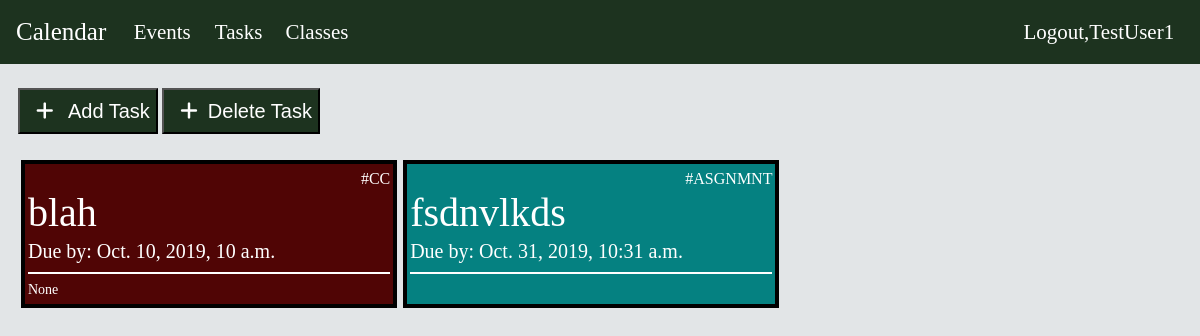
The app's page /tasks/ (signed in) with its own data.
### Tasks/models.py (models this page shows, shortened)
class CodingChallenge(models.Model):
    user = models.ForeignKey(User, on_delete=models.SET_NULL, null=True, blank=True)
    company = models.CharField(max_length=50)
    due_by = models.DateTimeField()
    completed_status = models.BooleanField(default=False)
    notes = models.TextField(null=True, blank=True)

class Assignment(models.Model):
    user = models.ForeignKey(User, on_delete=models.SET_NULL, null=True, blank=True)
    name = models.CharField(max_length=100)
    course = models.OneToOneField(Course, on_delete= models.PROTECT, blank=True,null=True)
    due_by = models.DateTimeField()
    notes = models.TextField(blank=True,null=True)

### Tasks/views.py (the view, shortened to what this page needs)
# urls.py: path('', views.taskView.as_view(), name='task')
class taskView(TemplateView):
    model = CodingChallenge
    template_name = "tasks/tasks.html"
    AddAssignmentForm = AddAssignmentForm
    AddCodingChallengeForm = AddCodingChallengeForm
    def get_context_data(self, **kwargs):
        now = timezone.now()
        context = super().get_context_data(**kwargs)
        context["tasks"] = []
        if self.request.user.id == None:
            for i in CodingChallenge.objects.filter(user__id=1):
                context["tasks"].append(tasks(model=i,color="rgb(80, 5, 5)"))
            for i in Assignment.objects.filter(user__id=1):
                context["tasks"].append(tasks(model=i,color="rgb(5, 129, 129)"))
            for i in Exam.objects.filter(user__id=1):
                context["tasks"].append(tasks(model=i,color="green"))
            for i in Other.objects.filter(user__id=1):
                context["tasks"].append(tasks(model=i,color="red"))
        else:
            for i in CodingChallenge.objects.filter(user__id=self.request.user.id):
                if now > i.due_by + timedelta(days=30): i.delete()
                context["tasks"].append(tasks(model=i,color="rgb(80, 5, 5)"))
            for i in Assignment.objects.filter(user__id=self.request.user.id):
                if now > i.due_by + timedelta(days=30): i.delete()
                context["tasks"].append(tasks(model=i,color="rgb(5, 129, 129)"))
            for i in Exam.objects.filter(user__id=self.request.user.id):
                if now > i.start_time  + timedelta(days=30): i.delete()
                context["tasks"].append(tasks(model=i,color="green"))
            for i in Other.objects.filter(user__id=self.request.user.id):
                if now > i.due_by + timedelta(days=30): i.delete()
                context["tasks"].append(tasks(model=i,color="red"))
        mergeSort(context["tasks"])
        return context

### Tasks/utils.py (called while the page is built)
def mergeSort(arr):
    if len(arr) >1:
        mid = len(arr)//2 #Finding the mid of the array
        L = arr[:mid] # Dividing the array elements
        R = arr[mid:] # into 2 halves
        mergeSort(L) # Sorting the first half
        mergeSort(R) # Sorting the second half
        i = j = k = 0
        while i < len(L) and j < len(R):
            if L[i].model.due_by < R[j].model.due_by:
                arr[k] = L[i]
                i+=1
            else:
                arr[k] = R[j]
                j+=1
            k+=1
        while i < len(L):
            arr[k] = L[i]
            i+=1
            k+=1
        while j < len(R):
            arr[k] = R[j]
            j+=1
            k+=1

### events/templates/tasks/tasks.html (shortened to what this page needs)
{% extends 'base.html' %}
{% load static %}
{% block content %}
<html>
    <head>
        <link rel="stylesheet" href= "{% static 'Tasks/tasks.css'%}">
    </head>
<body>
    <br>
    <button id="add" type="button" data-toggle="modal"
    data-target="#add_task" data-whatever="@getbootstrap">
    <i class="fas fa-plus"></i> Add Task </button>
    <button style="margin-left:0px;"id="add" type="button" data-toggle="modal"
    data-target="#delete_task" data-whatever="@getbootstrap">
    <i class="fas fa-plus"></i>Delete Task</button>
    <br><br>
    <div class="main-container">
        {% for item in tasks %}
            <div style="background-color: {{ item.color }} " class="task-item" id="coding-challenge">
                {% if item.color == 'rgb(80, 5, 5)' %}<h6>#CC</h6>{% endif %}
                {% if item.color == 'rgb(5, 129, 129)' %}<h6>#ASGNMNT</h6>{% endif %}
                <h1>{{item.model.company}}</h1>
                <h1>{{item.model.name}}</h1>
                <h5>Due by: {{item.model.due_by}}</h5>
                <h4><hr/>{{item.model.notes}}</h4>
            </div>
        {% endfor %}
    </div>
</body>
{% endblock %}

### templates/base.html (shortened to what this page needs)
{% load static %}
<html>
    <head>
            <link rel="stylesheet" href="https://stackpath.bootstrapcdn.com/bootstrap/4.3.1/css/bootstrap.min.css">
    </head>
<body>
        <nav class="navbar navbar-expand-lg">
            <a class="navbar-brand" href="../calendar">Calendar</a>
            <div class="collapse navbar-collapse" id="navbarSupportedContent">
                <ul class="navbar-nav mr-auto">
                    <li class="nav-item active">
                        <a class="nav-link" href="../events">Events <span class="sr-only">(current)</span></a>
                    </li>
                    <li class="nav-item active">
                        <a class="nav-link" href="../tasks">Tasks <span class="sr-only">(current)</span></a>
                    </li>
                    <li class="nav-item active">
                        <a class="nav-link" href="#">Classes<span class="sr-only">(current)</span></a>
                    </li>
                </ul>
                <ul class="navbar-nav ml-auto">
                    {% if user.is_authenticated %}
                    <li class="nav-item active">
                            <a class="nav-link" href="../logout">Logout,{{user}}<span class="sr-only">(current)</span></a>
                    </li>
                    {% else %}
                    <li class="nav-item active">
                            <a class="nav-link" href="../login">Login/Register<span class="sr-only">(current)</span></a>
                    </li>
                    {% endif %}
                </ul>
            </div>
        </nav>
        <div class="content" id="app">
        {% block content %}
        {% endblock%}
        </div>
        <br><br><br><br>
</body>
</html>

### Tasks/static/Tasks/tasks.css (style rules this page uses)
body { font-family: 'Trebuchet MS' }
html, body { margin: 0; padding: 0; }
.main-container { width:98%; display:flex; overflow:hidden; flex-wrap: wrap; font-family: 'Trebuchet MS'; margin-left: 1.5%; }
i { color:white; font-size:20px; padding:10px; }
button { background-color:rgb(29, 51, 31); font-family: Arial, Helvetica, sans-serif; font-size: 20px; color:white; margin-left: 1.5%; }
.task-item { width:32%; margin: 0.25%; padding:3px; border: 4px solid black; font-weight: 100; }
.task-item h1, h4, h5, h6 { margin-top:2px; margin-bottom:2px; font-weight: bolder; color:white; }
h6 { text-align:right; margin-bottom:-2px; }
h4 { font-size: 14px; }
hr { display: block; height: 1px; border: 0; border-bottom: 2.5px solid white; margin: 0.6em 0; padding: 0; }

### templates/base.html (style rules this page uses)
body { background-size:100%; font-family: 'Arial'; background-color: rgb(226, 229, 231); }
nav { font-family: 'Trebuchet MS'; background-color:rgb(29, 51, 31); font-size: 20px; }
nav li { padding-right:5px; padding-left:50px; }
nav a { color:white; text-decoration: none }
.navbar-brand { font-size: 25px; }
@media only screen and (min-width:1024px) { nav li { transform: scale(1.05); padding-right: -5px; padding-left:5px; } }

### records on screen
CodingChallenge: model.company "blah", model.due_by "Oct. 10, 2019, 10 a.m.", model.notes "None"
Assignment: model.name "fsdnvlkds", model.due_by "Oct. 31, 2019, 10:31 a.m."

### other values on screen
{{ user }} "TestUser1"
